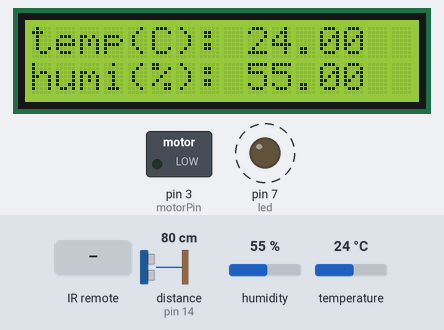
Recording of a sketch running on a simulated Arduino Uno, built with avr-gcc and run on an emulated ATmega328P. Parts: 16×2 character LCD, switched loads named in the sketch (green lamp = pin HIGH), output pins drawn as LEDs (lit = HIGH). Dashed ring = blinking. The test bench sets the inputs (shaded band); at power-on: distance to the obstacle (sensor on pin 14) 80 cm, humidity 55 %, temperature 24 °C. The echo pulse lasts 58.3 µs per cm; what the sketch prints to the serial monitor is not drawn.

Above: at 1.6 s.
1.7 s: infrared code 0xFF30CF received
At 2.1 s:
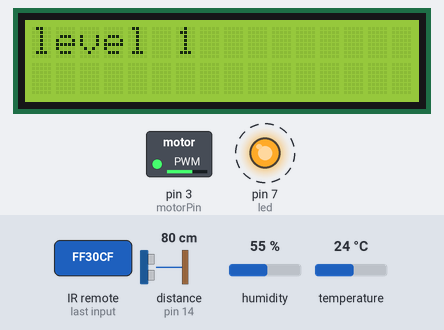
3.5 s: infrared code 0xFFE21D received
At 4.38 s:
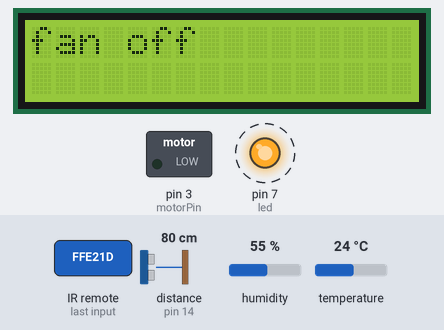
5.6 s: distance to the obstacle (sensor on pin 14) set to 32 cm
7.2 s: distance to the obstacle (sensor on pin 14) set to 26 cm
At 8.37 s:
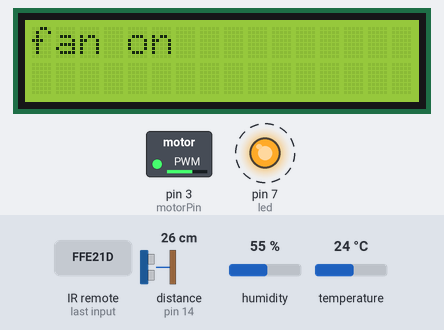
9.9 s: infrared code 0xFF18E7 received
At 10.37 s:
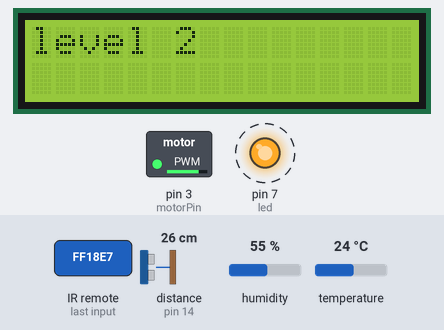
11.8 s: humidity set to 22 %
At 12.36 s:
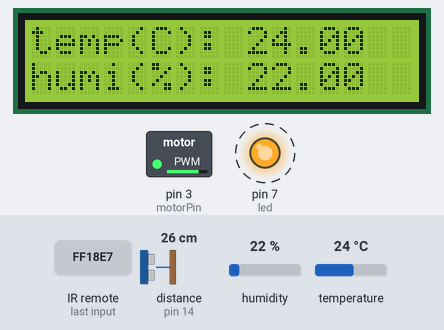
Timing chart, 0 to 14.6 s (numbered marks = the images above; inputs shaded):
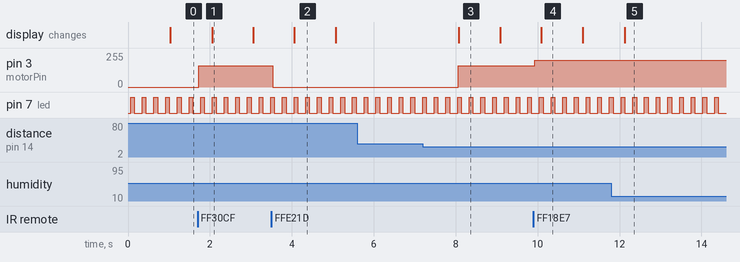

Measured:
- the behaviour switches between 30 and 29 cm on distance to the obstacle (sensor on pin 14) (found by bisection; images 2 and 3)
- after the input at 1.7 s, pin 3 (motorPin): 0/255 → 160/255 at once; the display: changes after 0.36 s (image 1)
- after the input at 3.5 s, pin 3 (motorPin): 160/255 → 0/255 at once; the display: changes after 0.56 s (image 2)
- after the input at 7.2 s, pin 3 (motorPin): 0/255 → 160/255 after 0.87 s; the display: changes after 0.88 s (image 3)
- after the input at 9.9 s, pin 3 (motorPin): 160/255 → 200/255 at once; the display: changes after 0.19 s (image 4)
- after the input at 11.8 s, the display: changes after 0.33 s (image 5)
- by itself, pin 7 (led): alternates HIGH for 0.09 s and LOW for 0.20 s

The sketch:

Lab_4_part_2.ino
```cpp
/**   Lab_4_part_2.ino
 *   @file      Lab_4_part_2.ino
 *   @mainpage  Final Project
 *   @author    Mina Gao
 *   @date      19-August-2022
 *   @brief     Lab 4 part 2 project
 *
 *   @section libraries Libraries
 *   - Arduino_FreeRTOS (operating system: https://www.freertos.org)
 *   - LiquidCrystal (LCD1602 display: https://github.com/arduino-libraries/LiquidCrystal)
 *   - DFRobot_DHT11 (DHT11 temperature and humidity module: https://github.com/DFRobot/DFRobot_DHT11)
 *   - afstandssensor (Ultrasonic Sensor HC-SR04: https://github.com/Teknologiskolen/HCSR04)
 *   - IRremote (IR receiver & remote control: https://github.com/Arduino-IRremote/Arduino-IRremote)
 *
 *   @section description Description
 *   This is a demonstration of my final project. It's a cooling fan, which uses a temperature
 *   and humidity sensor to get the information and display it on the LCD, also uses an ultrasonic
 *   sensor to detect if there is an object in front of the fan. When the temperature hits a certain
 *   degree celsius and the ultrasonic sensor detects there is an object, the fan will automatically
 *   turn on. If the object gets removed, the fan will automatically turn off. There are 3 levels of
 *   wind speed that can be adjusted by the remote control. All tasks are operating under FreeRTOS.
 *
 */

/** All of the libraries used for this project */
#include <Arduino_FreeRTOS.h>
#include <semphr.h>
#include <LiquidCrystal.h>
#include <DFRobot_DHT11.h>
#include <afstandssensor.h>
#include <IRremote.h>

/** IR receiver & remote control module setting. */
#define revPin     4         ///< IR receiver pin.
#define fanOff     0XFFE21D  ///< hex value of 'func/stop' button on the remote.
#define fanwind1   0XFF30CF  ///< hex value of '1' button on the remote.
#define fanwind2   0XFF18E7  ///< hex value of '2' button on the remote.
#define fanwind3   0XFF7A85  ///< hex value of '3' button on the remote.

/** LED pin. */
#define led 7

/** Pin Mapping for LDC display. */
#define lcdRs 8
#define lcdEn 9
#define lcdD4 10
#define lcdD5 11
#define lcdD6 12
#define lcdD7 13

#define dhtDisplayTime  1000  ///< update the temperature and humidity every second.

/** DHT11 temperature and humidity module setting. */
#define DHT11PIN       2    ///< DHT11 pin.
float tempValue;            ///< global variable, the temperature value that gets updated by the DHT11 sensor.
#define tempeOutOfSet  20   ///< the default temperature that turn on the fan.

/** ultrasonic sensor module setting. */
#define   triggerPin  15            ///< HCSR04 pin (trigger).
#define   echoPin     14            ///< HCSR04 pin (echo).
#define  getDistanceTime   1000     ///< update the distance every second.
#define  alarmDistance     30       ///< the default distance that will trigger the fan (30cm)
uint32_t dhtDisplayLsatTime;
uint32_t getDistanceLsatTime;

/** motor setting (max motor speed is 255). */
#define motorPin  3       ///< motor pin.
#define windStop  0       ///< for the fan to stop
#define windLv1   160     ///< for level 1 wind speed
#define windLv2   200     ///< for level 2 wind speed
#define windLv3   245     ///< for level 3 wind speed
int srToMotorState = 0;   ///< the state of the motor that gets updated by the ultrasonic sensor
int motorState = 0;       ///< the state of the motor
int PwmValue  = windStop; ///< pwm value, that controls the speed of the motor

/** initialize all the hardware pieces. */
IRrecv irrecv(revPin);
decode_results results;
DFRobot_DHT11 DHT;
AfstandsSensor afstandssensor(triggerPin, echoPin);
LiquidCrystal lcd(lcdRs, lcdEn, lcdD4, lcdD5, lcdD6, lcdD7);
SemaphoreHandle_t xSerialSemaphore;                          ///< make sure that only one task can access a time

/** All tasks. */
void ledTask(void *pvParameters);                            ///< led task
void TaskLcd1602DisPlay( void *pvParameters );               ///< LCD1602 task
void TaskReadHcsr04( void *pvParameters );                   ///< ultrasonic sensor task
void TaskOutMotor( void *pvParameters );                     ///< motor task
void TaskReadIrrecv( void *pvParameters );                   ///< IR receiver task


/**
 * The standard Arduino setup function used for setup and create/define all tasks.
 */
void setup() {
    Serial.begin(9600);
    lcd.begin(16, 2);           ///< 16 columns & 2 row for lcd
    irrecv.enableIRIn();        ///< turn on the IR receiver
    pinMode(motorPin, OUTPUT);
    digitalWrite(motorPin, LOW);

    /**Semaphore is a signaling mechanism in which a task in a waiting state is signaled by another task for execution.*/
    if (xSerialSemaphore == NULL) {
        xSerialSemaphore = xSemaphoreCreateMutex();
        if (( xSerialSemaphore ) != NULL)
            xSemaphoreGive( ( xSerialSemaphore ) );
    }

    /**create all tasks.*/
    xTaskCreate(ledTask, "Led Task", 128, NULL, 0, NULL);
    xTaskCreate(TaskLcd1602DisPlay, "Lcd1602DisPlay", 256, NULL, 0, NULL);
    xTaskCreate(TaskReadHcsr04, "ReadHcsr04", 256, NULL, 2, NULL);
    xTaskCreate(TaskOutMotor, "OutMotor", 256, NULL, 1, NULL);
    xTaskCreate(TaskReadIrrecv, "ReadIrrecv", 256, NULL, 3, NULL);
}

/**Empty. All things are done in tasks*/
void loop() {}

/**
 * This function flashes an off board LED ON for 100 ms, OFF for 200 ms.
 */
void ledTask(void *pvParameters){
  (void) pvParameters;
  pinMode(led, OUTPUT);
  for (;;)
  {
    digitalWrite(led, HIGH);   // turn the LED on (HIGH is the voltage level)
    vTaskDelay( 100 / portTICK_PERIOD_MS );
    digitalWrite(led, LOW);      // turn the LED off by making the voltage LOW
    vTaskDelay( 200 / portTICK_PERIOD_MS );
  }
}

/**
 * The function controls the LCD display. It gets the temperature and humidity value from the DHT11 sensor and displays it.
 * Moreover, it also displays the states of the fan.
 *
 * @see   https://github.com/DFRobot/DFRobot_DHT11
 * @see   https://github.com/arduino-libraries/LiquidCrystal
 * @see   https://www.freertos.org/a00113.html
 */
void TaskLcd1602DisPlay(void *pvParameters)
{
  (void) pvParameters;

  for (;;)
  {
    /**make sure the values get updated every second from the DHT11 sensor*/
    if (millis() - dhtDisplayLsatTime >= dhtDisplayTime) {
      dhtDisplayLsatTime = millis();
      DHT.read(DHT11PIN);
      float humi = (float)DHT.humidity;                                           ///< gets the humidity data
      tempValue = (float)DHT.temperature;                                         ///< gets the temperature data

      lcd.clear();

      /** display different contents based on the state of motor*/
      switch (motorState) {
        case 2:
          motorState = 0;
          lcd.setCursor(0, 0);
          lcd.print("fan on");                                                    //fan on
          break;

        case 4:
          motorState = 0;
          lcd.setCursor(0, 0);
          lcd.print("level 1");                                                   //level 1
          break;

        case 6:
          motorState = 0;
          lcd.setCursor(0, 0);
          lcd.print("level 2");                                                   //level 2
          break;

        case 8:
          motorState = 0;
          lcd.setCursor(0, 0);
          lcd.print("level 3");                                                   //level 3
          break;

        case 10:
          motorState = 13;
          lcd.setCursor(0, 0);
          lcd.print("fan off");                                                   //fan off
          if ( xSemaphoreTake( xSerialSemaphore, ( TickType_t ) 5 ) == pdTRUE ) {
            Serial.println("LDC OFF");
            xSemaphoreGive( xSerialSemaphore );
          }
          break;

        default:
          lcd.setCursor(0, 0);
          lcd.print("temp(C): ");
          lcd.setCursor(9, 0);
          lcd.print(tempValue);
          lcd.setCursor(0, 1);
          lcd.print("humi(%): ");
          lcd.setCursor(9, 1);
          lcd.print(humi);
          break;
      }
    }
    vTaskDelay(1);                ///< one tick delay (15ms) in between reads for stability
  }
}

/**
 * The function runs the ultrasonic sensor. It detects if there is an object in front of the fan and measures the distance in cm.
 * If the distance is less than 30 cm, the fan will automatically turn on (wind level 1).
 * If the object gets removed or the distance is larger than 30 cm, the fan will automatically turn off.
 * @see   https://github.com/Teknologiskolen/HCSR04
 */
void TaskReadHcsr04( void *pvParameters )               //ultrasonic sensor
{
  (void) pvParameters;
  float distance;
  for (;;)
  {
    if (millis() - getDistanceLsatTime >= getDistanceTime) {                      ///< check the time
      getDistanceLsatTime = millis();                                             ///< update time
      distance = afstandssensor.afstandCM();
      if ( xSemaphoreTake( xSerialSemaphore, ( TickType_t ) 5 ) == pdTRUE ) {
        Serial.print(distance);                                                   //print out the distance
        Serial.println("cm");
        xSemaphoreGive( xSerialSemaphore );
      }
      if ((distance < alarmDistance) &&(tempValue>tempeOutOfSet) && srToMotorState == 0) {  //if the distance is less than 30 cm
        srToMotorState = 2;
        motorState = 1;                                                           //turn on the motor
      }
      else if (distance > alarmDistance && srToMotorState == 2 ) {                //if the distance is larger than 30 cm
        srToMotorState = 0;                                                       //allow it to turn on again
        motorState = 9;                                                           //turn off the motor
      }
    }
    vTaskDelay(1);                                                         ///< one tick delay (15ms) in between reads for stability
  }
}

/**
 * This function controls the motor speed with its state.
 * @see   https://lastminuteengineers.com/l293d-dc-motor-arduino-tutorial/
 */
void TaskOutMotor(void *pvParameters)
{
  (void) pvParameters;
  for (;;) {
    switch (motorState) {
      case 1:
        motorState++;
        PwmValue = windLv1;             // level 1 (default level), when fan just turned on
        break;

      case 3:
        motorState++;
        PwmValue = windLv1;             // level 1
        break;

      case 5:
        motorState++;
        PwmValue = windLv2;             // level 2
        break;

      case 7:
        motorState++;
        PwmValue = windLv3;             // level 3
        break;

      case 9:
        motorState++;
        PwmValue = windStop;            // fan off
        if ( xSemaphoreTake( xSerialSemaphore, ( TickType_t ) 5 ) == pdTRUE ) {
          Serial.println("no speed / fan off");
          xSemaphoreGive( xSerialSemaphore );
        }
        break;

      default:
        analogWrite(motorPin, PwmValue);
        break;
    }
    vTaskDelay(1);      ///< one tick delay (15ms) in between reads for stability
  }
}

/**
 * This function runs the IR receiver & remote control module, which means the user can control the wind speed with the remote.
 * IR receiver receives the value from the remote in hex form. And each hex value is assigned to a state of the motor.
 * @see   https://github.com/Arduino-IRremote/Arduino-IRremote
 */
void TaskReadIrrecv(void *pvParameters)
{
  (void) pvParameters;
  uint32_t irVale = 0;              ///< to store the value received by the IR receiver
  while (1) {
    if (irrecv.decode(&results)) {
      irVale = results.value;
      if ( xSemaphoreTake( xSerialSemaphore, ( TickType_t ) 5 ) == pdTRUE ) {
        Serial.print("the value received from the remote control：");
        Serial.println(irVale, HEX);                                  // print out the value
        xSemaphoreGive( xSerialSemaphore );
      }
      switch (irVale) {
        case fanOff  : motorState = 9;  break;
        case fanwind1: motorState = 3;  break;
        case fanwind2: motorState = 5;  break;
        case fanwind3: motorState = 7;  break;
        default: break;
      }
      irrecv.resume();               ///< receive the next value
    }
    vTaskDelay(1);
  }
}
```
